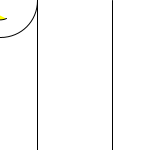
Frame 1 (no input)
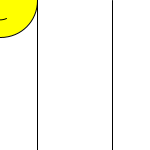
Frame 60 (the mouse pressed at the canvas centre just before this capture)
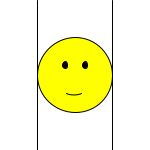
Frame 120 (the mouse held since frame 60 and released just before this capture)

The Processing sketch that drew these frames (run headless with seeded random() and noise(); from frame 60 on, the mouse is pressed at the canvas centre):

// Processing sketch: L4_smileyb
// ── L4_smileyb.pde
void setup() {
  size(150, 150);
}
//smiley face
void draw() {
  background(255);

  if (mouseX < width / 4) {
    ellipse(mouseX, mouseY, 75, 75);
    fill(0);
    line(mouseX-10, mouseY-10, mouseX - 5, mouseY -10);
    ellipse(mouseX+10, mouseY-10, 5, 7);
    fill(255, 255, 0);
    arc(mouseX-1, mouseY+15, 20, 10, QUARTER_PI, PI-QUARTER_PI);
  } 
    else if (mouseX > 112.5){
    ellipse(mouseX, mouseY, 75, 75);
    fill(0);
    ellipse(mouseX-10, mouseY-10, 5, 7);
    line(mouseX+10, mouseY-10, mouseX + 5, mouseY -10);
    fill(255, 255, 0);
    arc(mouseX-1, mouseY+15, 20, 10, QUARTER_PI, PI-QUARTER_PI);
  }
  else {
    ellipse(mouseX, mouseY, 75, 75);
    fill(0);
    ellipse(mouseX-10, mouseY-10, 5, 7);
    ellipse(mouseX+10, mouseY-10, 5, 7);
    fill(255, 255, 0);
    arc(mouseX-1, mouseY+15, 20, 10, QUARTER_PI, PI-QUARTER_PI);
}
stroke(0);
line(37.5, 0, 37.5, 150);
line(112.5, 0, 112.5, 150);
}
